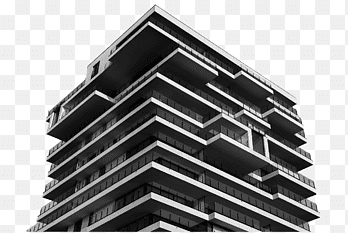
#> input picture datasets/building.png, 348 x 233 px, found by its file name
$ jupyter execute --allow-errors Feature_Detection_and_Description.ipynb
#> lines starting #> are read from the running program, lines starting #| are printed output that depends on the picture; after the words box and inside, x2 and y2 are one past the last pixel; in counts of white or black regions, pixels touching at a corner belong together
# Feature Detection and Description

### 1. Understanding Features

- One of the features that is useful for identifying images is corners because when you take a corner it is much easier to determine where the corner belongs to in the image compared to a flat surface or even an edge.

- Feature Detection is finding the features of an image.

- Feature Description is the description of the region around the feature so that it can be used to find it in other images.

### 2. Harris Corner Detection

- One way of defining corners in the image is that it was regions in the image with large variations in intesnsity in all directions.

**Harris Corner Detector**

```math
E(u, v) = \sum_{x, y} w(x, y) [I(x + u, y + v) - I(x, y)]^2
```

- w(x, y) : Window Function
- I(x + u, y + v) : Shifted Intensity
- I(x, y) : Intensity
- The window is a rectangular windor or a Gaussian window which gives to pixels underneath
- Need to maximize the function E(u, v) for corner detection.
- Applying Taylor Expansion

```math
E(u, v) = \begin{pmatrix} x & v \end{pmatrix} M\begin{pmatrix} u \\ v \end{pmatrix}
```
where

```math
M = \sum_{x, y} w(x, y)\begin{pmatrix} I_xI_x & I_xI_y \\ I_xI_y & I_yI_y \end{pmatrix}
```

##### Harris Corner Detection in OpenCV

cv.cornerHarris()
- img: input image. Should be grayscale and float32 type
- blockSize: The size of neighborhood considered for corner detection
- ksize: Aperature parameter of the Sobel derivative used
- k : Harris detector free parameter in the equation

[cell 1]
import numpy as np
import cv2 as cv

filename = 'C:\\Users\\steve\\Projects\\Computer_Vision\\datasets\\chessboard.png' # Sets file name
img = cv.imread(filename) # Reads image which loads the image in color by default
#> (the rest of this cell did not finish here and is left out)

[cell 2]
filename = 'C:\\Users\\steve\\Projects\\Computer_Vision\\datasets\\chessboard.png'
img = cv.imread(filename)
#> (the rest of this cell did not finish here and is left out)

### 3. Shi-Tomasi Corner Detector & Good Features to Track

- Tomasi made a small modification to the Harris Corner Detector specifically in the scoring function. A pixel is considered a corner if minimum eigenvalue exceeds a certain threshold.

[cell 3]
from matplotlib import pyplot as plt

img = cv.imread('C:\\Users\\steve\\Projects\\Computer_Vision\\datasets\\building.png')
#> img is the input picture: shape (233, 348, 3); min 4, max 255, mean 150
gray = cv.cvtColor(img,cv.COLOR_BGR2GRAY)

corners = cv.goodFeaturesToTrack(gray,100,0.03,5)
#> corners = 100 rows, first 8: [315, 193], [47, 160], [305, 142], [267, 98], [47, 133], [311, 164], [48, 176], [295, 134]
'''
80: maximum number of corners to detect
0.01: Minimum quality level for corners (lower values allow weaker corners)
10: Minimum distance between detected corners
'''
corners = np.int0(corners)

for i in corners:
    x,y = i.ravel()
    cv.circle(img,(x,y),2,300,-1)
#> this loop made 100 passes
#> (x, y) on passes 1 to 12: (315, 193), (47, 160), (305, 142), (267, 98), (47, 133), (311, 164), (48, 176), (295, 134), (295, 103), (48, 121), (217, 75), (268, 140)
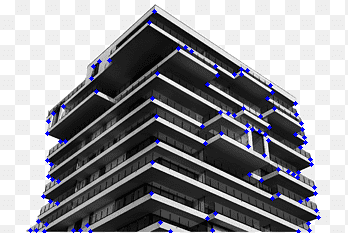
#> img: shape (233, 348, 3); 1.6% of pixels changed, all inside (x1, y1, x2, y2) = (28, 9, 321, 233)
# Draws small circle (radius: 3, color 255, thickness: -1)

plt.imshow(img),plt.show()

# Function may be more appropriate for tracking

### 4. Introduction to SIFT (Scale-Invariant Feature Transform)

- Review: we seen corner detection that were rotation-invariant meaning even if the image is rotated we can find the same corner.
- Problem: What if the corner was scaled differently and the window size change because of that. We won't be able to identify some corners.
- Solution: We use SIFT

[cell 4]
img = cv.imread('C:\\Users\\steve\\Projects\\Computer_Vision\\datasets\\building.png')
gray= cv.cvtColor(img,cv.COLOR_BGR2GRAY)

sift = cv.SIFT_create()
kp = sift.detect(gray,None)
#> kp = 346 keypoints; strongest (x, y, size): (48, 121, 2.2), (272, 91, 2), (268, 99, 2.2), (268, 126, 2.6)

img=cv.drawKeypoints(gray,kp,img)
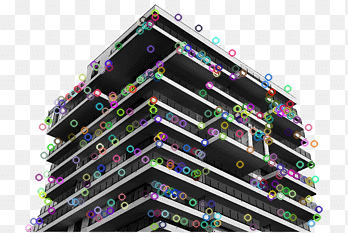
#> img: shape (233, 348, 3); 15.26% of pixels changed, all inside (x1, y1, x2, y2) = (24, 8, 323, 233)

cv.imwrite('sift_keypoints.jpg',img)
#> Out = True

[cell 5]
img=cv.drawKeypoints(gray,kp,img,flags=cv.DRAW_MATCHES_FLAGS_DRAW_RICH_KEYPOINTS)
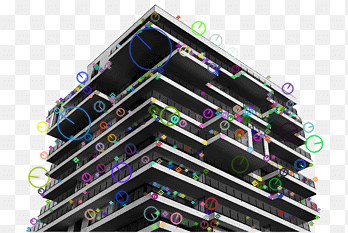
#> img: shape (233, 348, 3); mean B, G, R 151.4, 151.3, 150.8
cv.imwrite('sift_keypoints.jpg',img)
#> Out = True

$ run again, with datasets/Collage 2018-03-13 00_39_56.jpg saved as datasets/building.png
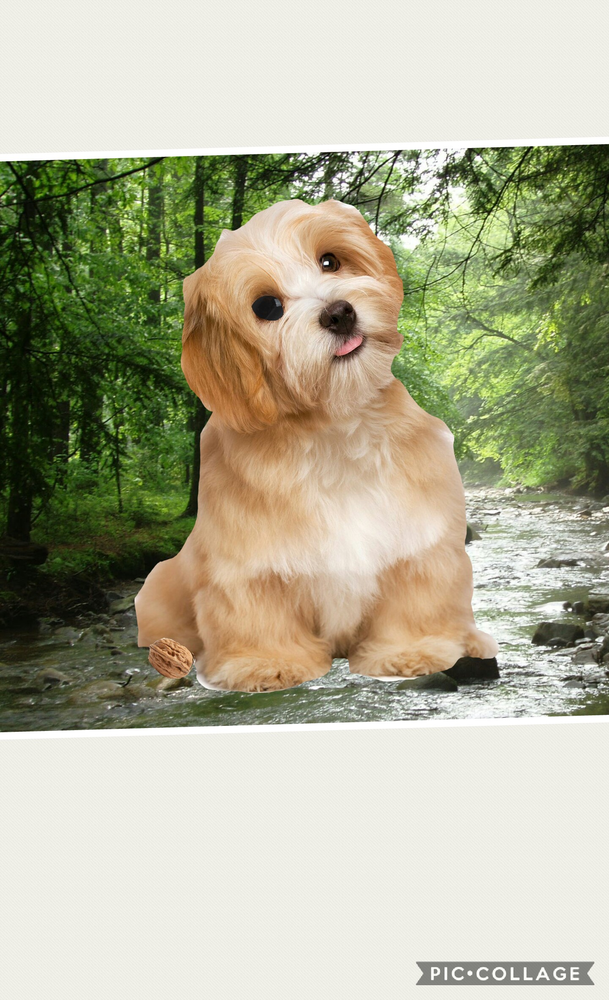
#> input picture datasets/Collage 2018-03-13 00_39_56.jpg, 609 x 1000 px, shrunk from 1440 x 2364 before the run, found by its file name
#> img is the input picture: shape (1000, 609, 3); mean B, G, R 150.9, 175.6, 176.3
#> corners = 100 rows, first 8: [327, 263], [447, 178], [570, 609], [348, 185], [327, 162], [345, 154], [364, 158], [414, 175]
#> the loop `for i in corners:` made 100 passes
#> after the loop `for i in corners:`:
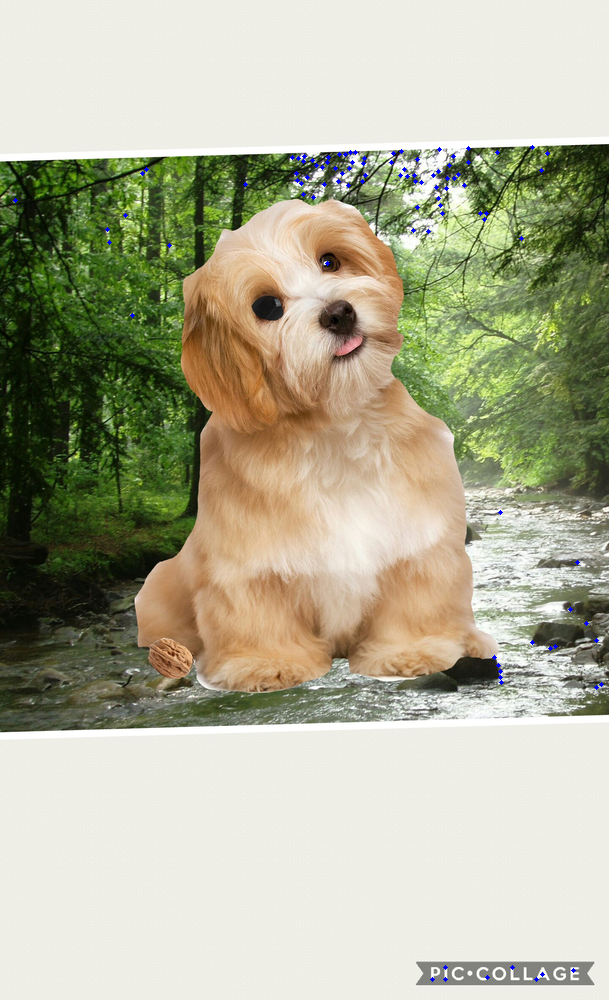
#> img: shape (1000, 609, 3); 0.21% of pixels changed, all inside (x1, y1, x2, y2) = (13, 145, 604, 982)
#> kp = 4014 keypoints; strongest (x, y, size): (570, 609, 2.4), (268, 306, 21.6), (338, 319, 23.9), (353, 153, 2.2)
#> `cv.imwrite('sift_keypoints.jpg',img)`: Out = True
#> `img=cv.drawKeypoints(gray,kp,img,flags=cv.DRAW_MATCHES_FLAGS_DRAW_RICH..`:
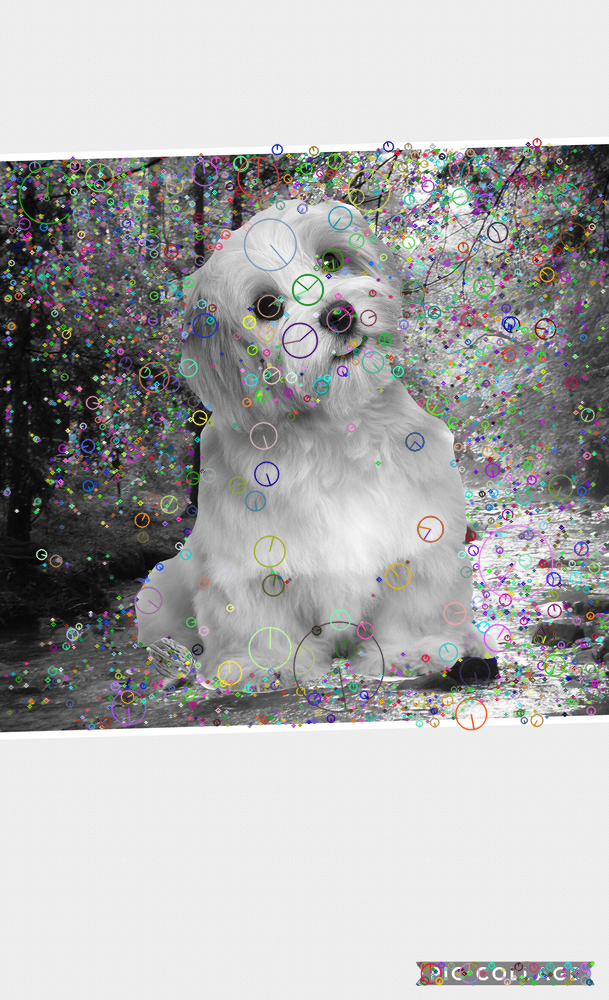
#> img: shape (1000, 609, 3); mean B, G, R 173.2, 173.5, 173.3

$ run again, with datasets/tux.jpg saved as datasets/building.png
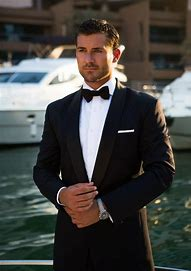
#> input picture datasets/tux.jpg, 191 x 271 px, found by its file name
#> img is the input picture: shape (271, 191, 3); mean B, G, R 65.4, 68.8, 69.3
#> corners = 100 rows, first 8: [133, 130], [118, 132], [111, 94], [115, 78], [83, 87], [107, 86], [113, 61], [52, 264]
#> the loop `for i in corners:` made 100 passes
#> after the loop `for i in corners:`:
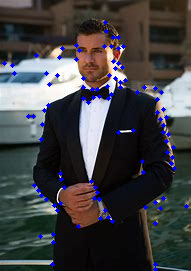
#> img: shape (271, 191, 3); 2.51% of pixels changed, all inside (x1, y1, x2, y2) = (2, 20, 189, 271)
#> kp = 269 keypoints; strongest (x, y, size): (122, 48, 4), (93, 120, 20.5), (111, 92, 3.3), (157, 201, 2.6)
#> `cv.imwrite('sift_keypoints.jpg',img)`: Out = True
#> `img=cv.drawKeypoints(gray,kp,img,flags=cv.DRAW_MATCHES_FLAGS_DRAW_RICH..`:
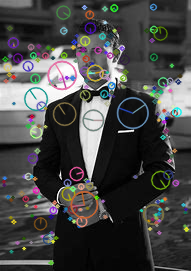
#> img: shape (271, 191, 3); mean B, G, R 70.6, 71.3, 71.2
